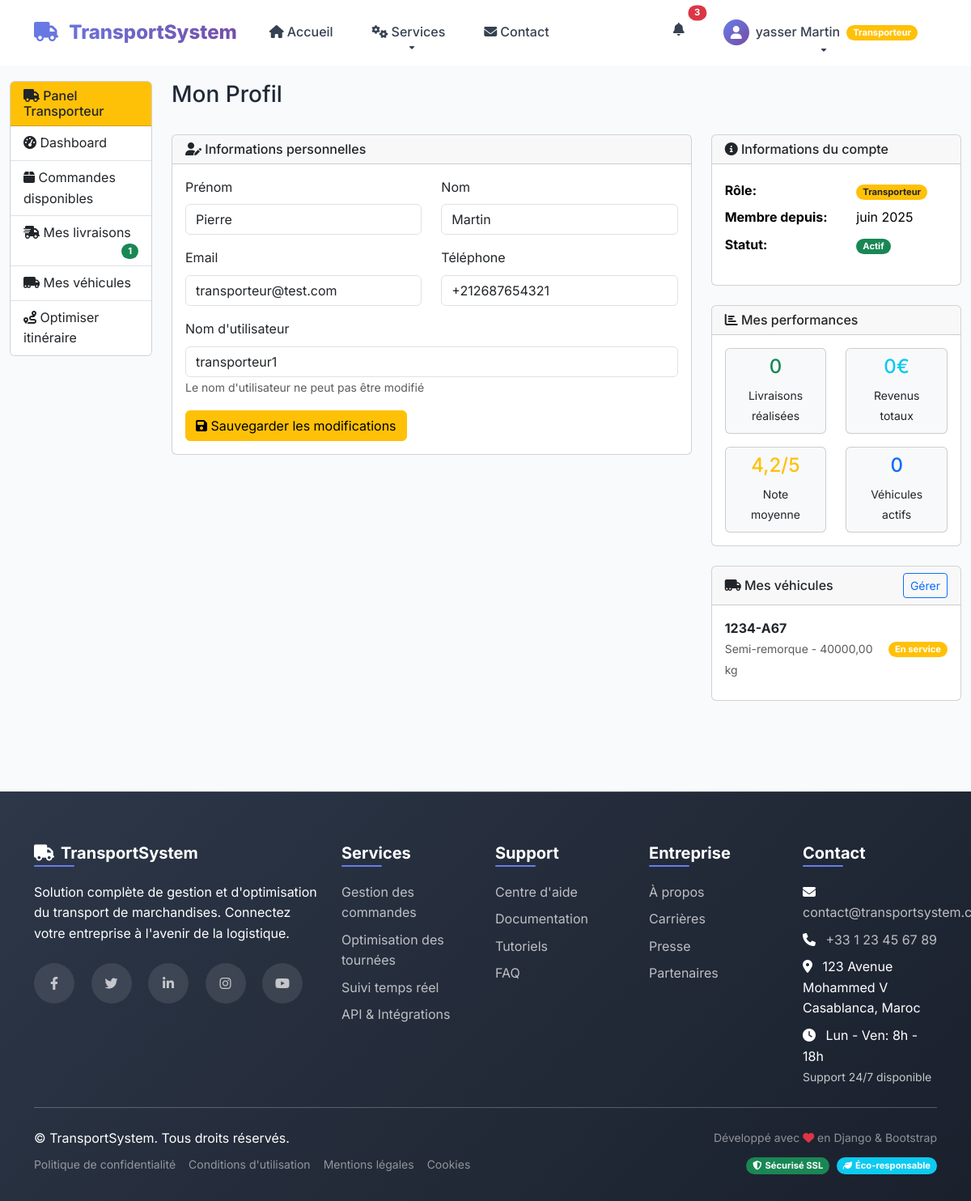
/transporteur/profil/ (signed in), run on an earlier commit of the app's database.
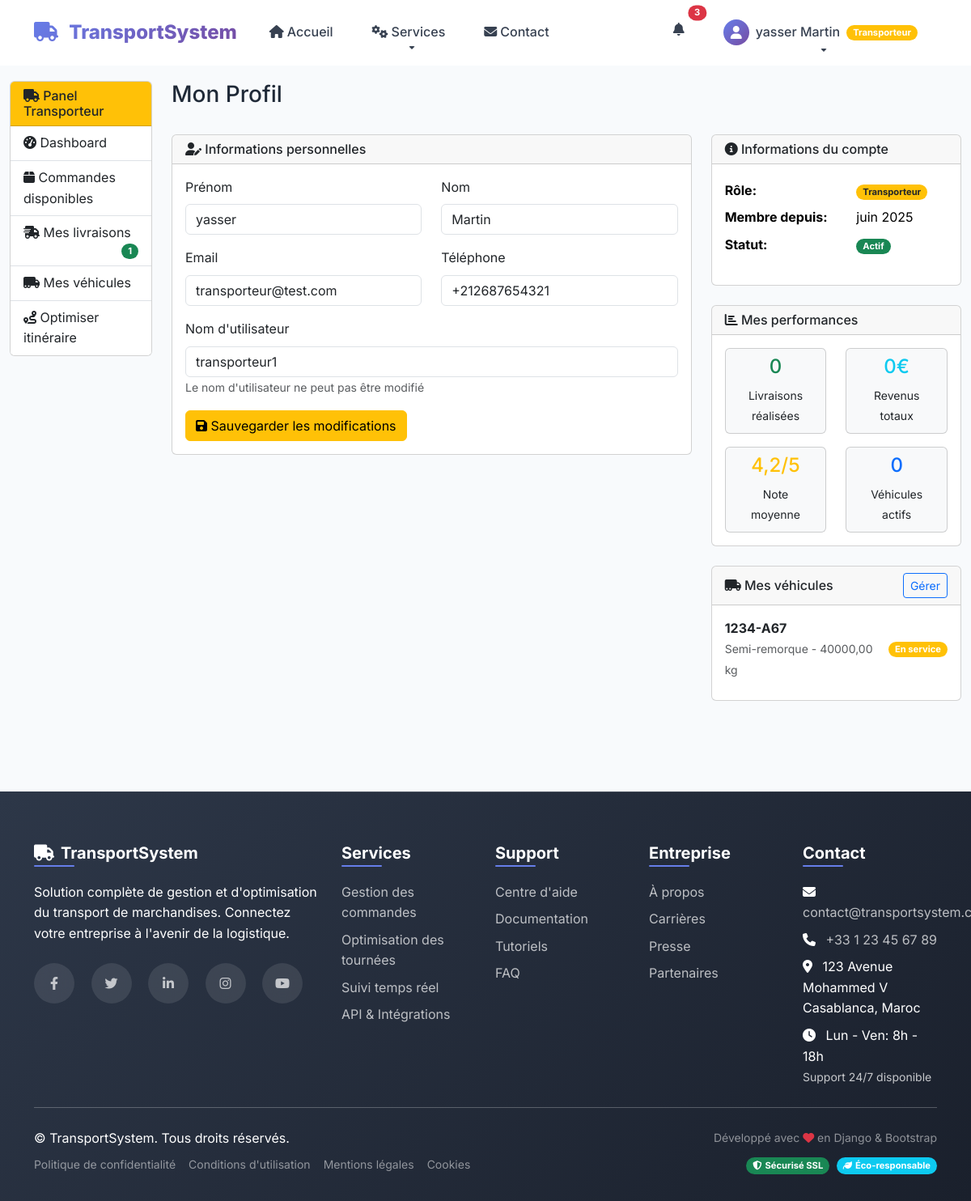
And on a later commit of the database.
### utilisateurs/models.py (models this page shows, shortened)
class User(models.Model):
    ROLE_CHOICES = [
        ('admin', 'Admin'),
        ('manager', 'Manager'),
        ('driver', 'Driver'),
        ('client', 'Client'),
        ('transporteur', 'Transporteur'),
    ]
    id = models.AutoField(primary_key=True)
    username = models.CharField(max_length=50, unique=True)
    email = models.CharField(max_length=100, unique=True)
    password = models.CharField(max_length=255)
    role = models.CharField(max_length=15, choices=ROLE_CHOICES)
    first_name = models.CharField(max_length=50, null=True, blank=True)
    last_name = models.CharField(max_length=50, null=True, blank=True)
    phone = models.CharField(max_length=20, null=True, blank=True)
    created_at = models.DateTimeField(auto_now_add=True)
    updated_at = models.DateTimeField(auto_now=True)
    is_active = models.BooleanField(default=True)
    class Meta:
        managed = True  # Changé pour permettre la gestion par Django
        db_table = 'users'
    def get_role_display(self):
        return dict(self.ROLE_CHOICES).get(self.role, self.role)

### utilisateurs/views.py (the view)
    def _wrapped_view(request, *args, **kwargs):
        if 'user_id' not in request.session or request.session.get('role') != 'transporteur':
            messages.error(request, 'Accès non autorisé.')
            return redirect('login')
        return view_func(request, *args, **kwargs)

### utilisateurs/models.py (called while the page is built)
    def get_type_vehicule_display(self):
        return dict(self.TYPE_CHOICES).get(self.type_vehicule, self.type_vehicule)

### utilisateurs/views.py (called while the page is built)
def transporteur_required(view_func):
    def _wrapped_view(request, *args, **kwargs):
        if 'user_id' not in request.session or request.session.get('role') != 'transporteur':
            messages.error(request, 'Accès non autorisé.')
            return redirect('login')
        return view_func(request, *args, **kwargs)
    return _wrapped_view

### templates/transporteur/transporteur_profil.html (shortened to what the changed rows need)
{% extends 'public/base.html' %}
{% block content %}
<div class="container-fluid py-4">
    <div class="row">
        <div class="col-md-9 col-lg-10">
            <div class="d-flex justify-content-between align-items-center mb-4">
                <h1 class="h3">Mon Profil</h1>
            </div>
            <div class="row">
                <div class="col-lg-8 mb-4">
                    <div class="card">
                        <div class="card-body">
                            <form method="post">
                                <div class="row">
                                    <div class="col-md-6 mb-3">
                                        <label for="first_name" class="form-label">Prénom</label>
                                        <input type="text" class="form-control" id="first_name" name="first_name" value="{{ user.first_name }}" required>
                                    </div>
                                    <div class="col-md-6 mb-3">
                                        <label for="last_name" class="form-label">Nom</label>
                                        <input type="text" class="form-control" id="last_name" name="last_name" value="{{ user.last_name }}" required>
                                    </div>
                                </div>
                                <div class="row">
                                    <div class="col-md-6 mb-3">
                                        <label for="email" class="form-label">Email</label>
                                        <input type="email" class="form-control" id="email" name="email" value="{{ user.email }}" required>
                                    </div>
                                    <div class="col-md-6 mb-3">
                                        <label for="phone" class="form-label">Téléphone</label>
                                        <input type="tel" class="form-control" id="phone" name="phone" value="{{ user.phone }}" placeholder="+33 6 12 34 56 78">
                                    </div>
                                </div>
                                <div class="mb-3">
                                    <label for="username" class="form-label">Nom d'utilisateur</label>
                                    <input type="text" class="form-control" id="username" value="{{ user.username }}" readonly>
                                    <small class="text-muted">Le nom d'utilisateur ne peut pas être modifié</small>
                                </div>
                            </form>
                        </div>
                    </div>
                </div>
                <div class="col-lg-4 mb-4">
                    <div class="card mb-4">
                        <div class="card-body">
                            <table class="table table-sm table-borderless">
                                <tr>
                                    <td><span class="badge bg-warning text-dark">{{ user.get_role_display }}</span></td>
                                </tr>
                                <tr>
                                    <td><strong>Membre depuis:</strong></td>
                                    <td>{{ user.created_at|date:"F Y" }}</td>
                                </tr>
                            </table>
                        </div>
                    </div>
                </div>
            </div>
        </div>
    </div>
</div>
{% endblock %}

### templates/public/base.html (shortened to what the changed rows need)
{% load static %}
<!DOCTYPE html>
<html lang="fr">
<head>
    <link href="https://cdn.jsdelivr.net/npm/bootstrap@5.3.2/dist/css/bootstrap.min.css" rel="stylesheet">
    <link rel="stylesheet" href="https://cdnjs.cloudflare.com/ajax/libs/font-awesome/6.4.0/css/all.min.css">
    <link rel="stylesheet" href="{% static 'css/style.css' %}">
</head>
<body>
    <nav class="navbar navbar-expand-lg fixed-top" id="mainNavbar">
        <div class="container">
            <div class="collapse navbar-collapse" id="navbarNav">
                <ul class="navbar-nav">
                    {% if request.session.user_id %}
                        <li class="nav-item dropdown">
                            <a class="nav-link position-relative" href="#" role="button" data-bs-toggle="dropdown">
                                <i class="fas fa-bell"></i>
                                <span class="position-absolute top-0 start-100 translate-middle badge rounded-pill bg-danger" id="notificationBadge">
                                    3
                                </span>
                            </a>
                        </li>
                        <li class="nav-item dropdown">
                            <a class="nav-link dropdown-toggle d-flex align-items-center" href="#" role="button" data-bs-toggle="dropdown">
                                <div class="avatar bg-gradient-primary rounded-circle me-2 d-flex align-items-center justify-content-center" style="width: 32px; height: 32px;">
                                    <i class="fas fa-user text-white"></i>
                                </div>
                                <span class="d-none d-md-inline">
                                    {% if request.session.first_name %}
                                        {{ request.session.first_name }} {{ request.session.last_name }}
                                    {% else %}
                                        {{ request.session.username }}
                                    {% endif %}
                                </span>
                                <span class="badge bg-{% if request.session.role == 'admin' %}danger{% elif request.session.role == 'transporteur' %}warning{% elif request.session.role == 'client' %}success{% else %}primary{% endif %} ms-2">
                                    {{ request.session.role|capfirst }}
                                </span>
                            </a>
                        </li>
                    {% endif %}
                </ul>
            </div>
        </div>
    </nav>
    <main>
        {% block content %}
        {% endblock %}
    </main>
</body>
</html>

What changed in the data, as far as the page shows it:
changed User "Martin": session.first_name (not shown) → "yasser"; first_name "Pierre" → "yasser"
Also different on the page:
{{ request.session.first_name }}: "yasser" → (not shown)
